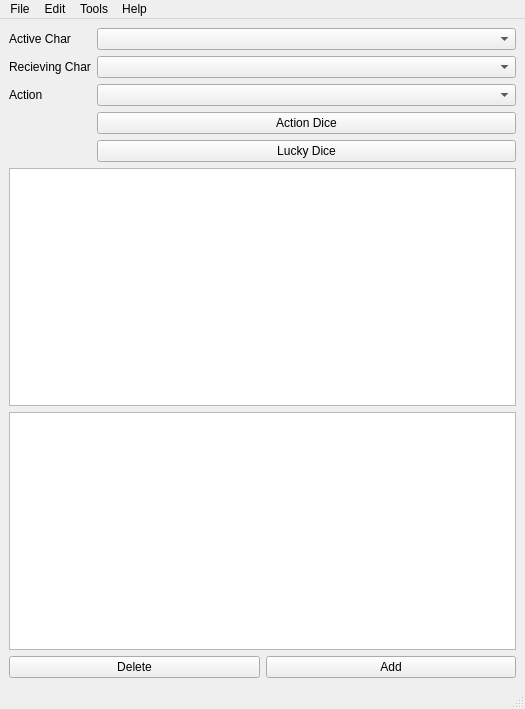
<?xml version="1.0" encoding="UTF-8"?>
<ui version="4.0">
 <class>MainWindow</class>
 <widget class="QMainWindow" name="MainWindow">
  <property name="geometry">
   <rect>
    <x>0</x>
    <y>0</y>
    <width>525</width>
    <height>709</height>
   </rect>
  </property>
  <property name="sizePolicy">
   <sizepolicy hsizetype="Preferred" vsizetype="Preferred">
    <horstretch>0</horstretch>
    <verstretch>0</verstretch>
   </sizepolicy>
  </property>
  <property name="windowTitle">
   <string>GMH v.0.1</string>
  </property>
  <widget class="QWidget" name="centralwidget">
   <property name="sizePolicy">
    <sizepolicy hsizetype="Expanding" vsizetype="Expanding">
     <horstretch>0</horstretch>
     <verstretch>0</verstretch>
    </sizepolicy>
   </property>
   <layout class="QGridLayout" name="gridLayout_2">
    <item row="0" column="0">
     <layout class="QGridLayout" name="gridLayout">
      <property name="sizeConstraint">
       <enum>QLayout::SetNoConstraint</enum>
      </property>
      <item row="1" column="0">
       <layout class="QFormLayout" name="formLayout">
        <property name="fieldGrowthPolicy">
         <enum>QFormLayout::AllNonFixedFieldsGrow</enum>
        </property>
        <item row="1" column="0">
         <widget class="QLabel" name="label">
          <property name="text">
           <string>Active Char</string>
          </property>
         </widget>
        </item>
        <item row="1" column="1">
         <widget class="QComboBox" name="charList"/>
        </item>
        <item row="3" column="0">
         <widget class="QLabel" name="label_2">
          <property name="text">
           <string>Recieving Char</string>
          </property>
         </widget>
        </item>
        <item row="3" column="1">
         <widget class="QComboBox" name="char2List"/>
        </item>
        <item row="4" column="0">
         <widget class="QLabel" name="label_3">
          <property name="text">
           <string>Action</string>
          </property>
         </widget>
        </item>
        <item row="4" column="1">
         <widget class="QComboBox" name="actionList"/>
        </item>
        <item row="5" column="1">
         <widget class="QPushButton" name="actionDoButton">
          <property name="text">
           <string>Action Dice</string>
          </property>
         </widget>
        </item>
        <item row="6" column="1">
         <widget class="QPushButton" name="luckyDiceButton">
          <property name="text">
           <string>Lucky Dice</string>
          </property>
         </widget>
        </item>
       </layout>
      </item>
      <item row="4" column="0">
       <layout class="QHBoxLayout" name="horizontalLayout">
        <item>
         <widget class="QPushButton" name="delCharBtn">
          <property name="text">
           <string>Delete</string>
          </property>
         </widget>
        </item>
        <item>
         <widget class="QPushButton" name="addCharBtn">
          <property name="text">
           <string>Add</string>
          </property>
         </widget>
        </item>
       </layout>
      </item>
      <item row="3" column="0">
       <widget class="QTextEdit" name="outbox">
        <property name="readOnly">
         <bool>true</bool>
        </property>
        <property name="acceptRichText">
         <bool>false</bool>
        </property>
       </widget>
      </item>
      <item row="2" column="0">
       <widget class="QTextBrowser" name="fancyOutbox"/>
      </item>
     </layout>
    </item>
   </layout>
  </widget>
  <widget class="QMenuBar" name="menubar">
   <property name="geometry">
    <rect>
     <x>0</x>
     <y>0</y>
     <width>525</width>
     <height>21</height>
    </rect>
   </property>
   <widget class="QMenu" name="menuFile">
    <property name="title">
     <string>File</string>
    </property>
    <addaction name="actionSave_Characters_All"/>
    <addaction name="actionLoad_Characters_All"/>
   </widget>
   <widget class="QMenu" name="menuEdit">
    <property name="title">
     <string>Edit</string>
    </property>
    <addaction name="actionCharacter"/>
    <addaction name="actionInventory"/>
    <addaction name="actionItem"/>
    <addaction name="actionAction"/>
   </widget>
   <widget class="QMenu" name="menuTools">
    <property name="title">
     <string>Tools</string>
    </property>
    <addaction name="actionTest_Graph"/>
   </widget>
   <widget class="QMenu" name="menuHelp">
    <property name="title">
     <string>Help</string>
    </property>
    <addaction name="actionHelp"/>
    <addaction name="separator"/>
    <addaction name="actionAbout"/>
   </widget>
   <addaction name="menuFile"/>
   <addaction name="menuEdit"/>
   <addaction name="menuTools"/>
   <addaction name="menuHelp"/>
  </widget>
  <widget class="QStatusBar" name="statusbar"/>
  <action name="actionSave_State">
   <property name="text">
    <string>Save State</string>
   </property>
  </action>
  <action name="actionLoad_State">
   <property name="text">
    <string>Load State</string>
   </property>
  </action>
  <action name="actionSave_Selected_Active_Character">
   <property name="text">
    <string>Save Character (Active)</string>
   </property>
  </action>
  <action name="actionLoad_Character">
   <property name="text">
    <string>Load Character (Active)</string>
   </property>
  </action>
  <action name="actionSave_Selected_Item">
   <property name="text">
    <string>Save Item (Selected)</string>
   </property>
  </action>
  <action name="actionLoad_Selected_Item">
   <property name="text">
    <string>Save Item (Selected)</string>
   </property>
  </action>
  <action name="actionSave_Action">
   <property name="text">
    <string>Save Action</string>
   </property>
  </action>
  <action name="actionLoad_Action">
   <property name="text">
    <string>Load Action</string>
   </property>
  </action>
  <action name="actionCharacter">
   <property name="text">
    <string>Character</string>
   </property>
  </action>
  <action name="actionItem">
   <property name="text">
    <string>Item</string>
   </property>
  </action>
  <action name="actionSave_Characters_All">
   <property name="text">
    <string>Save Characters (All)</string>
   </property>
  </action>
  <action name="actionLoad_Characters_All">
   <property name="text">
    <string>Load Characters (All)</string>
   </property>
  </action>
  <action name="actionTest_Graph">
   <property name="text">
    <string>Test Graph</string>
   </property>
  </action>
  <action name="actionAction">
   <property name="text">
    <string>Action</string>
   </property>
  </action>
  <action name="actionHelp">
   <property name="text">
    <string>Help</string>
   </property>
  </action>
  <action name="actionAbout">
   <property name="text">
    <string>About</string>
   </property>
  </action>
  <action name="actionInventory">
   <property name="text">
    <string>Inventory</string>
   </property>
  </action>
 </widget>
 <resources/>
 <connections/>
</ui>
